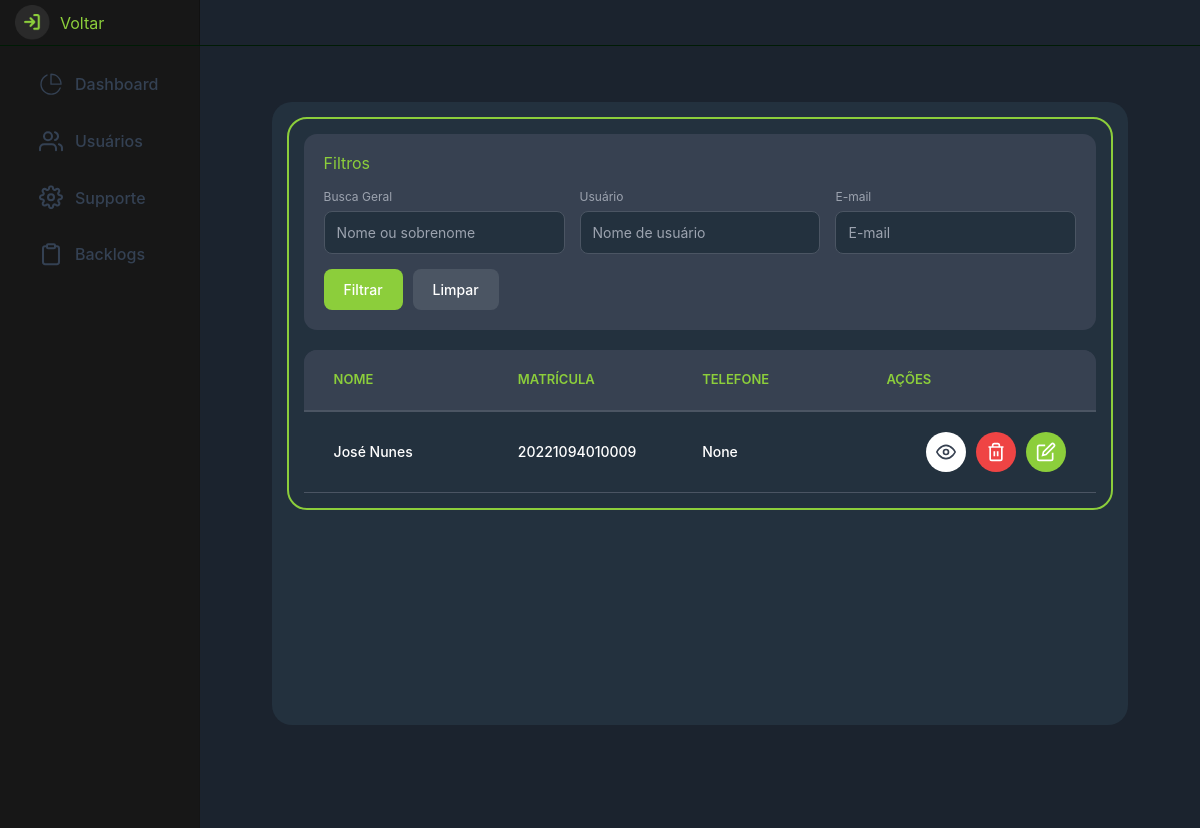
The page /dashboard/usuarios/ (signed in) on the database as committed earlier.
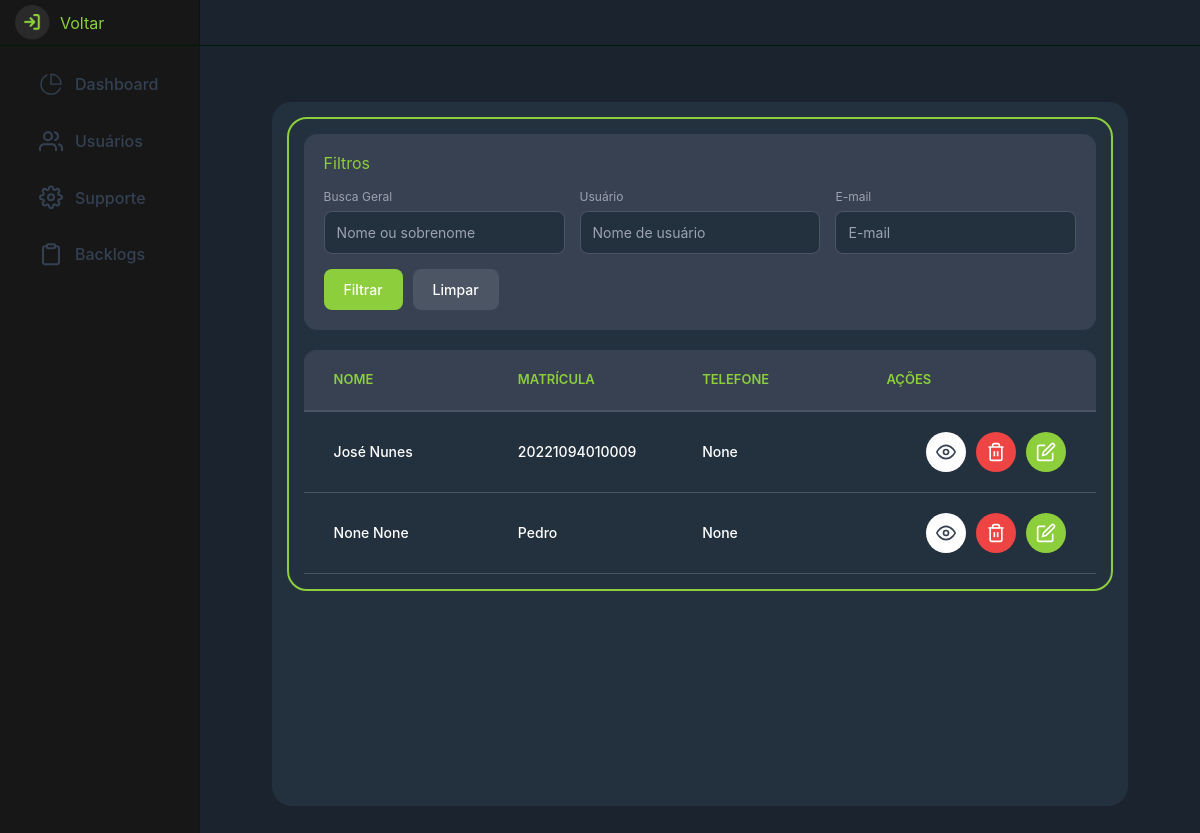
The same page on the database as committed later.
### accounts/models.py (models this page shows, shortened)
class Usuarios(AbstractUser):
    username = models.CharField(
        max_length=150, verbose_name="Usuário", null=True, blank=True
    )
    email = models.EmailField(
        verbose_name="E-mail", max_length=255, null=True, blank=True
    )
    numero = models.CharField(
        verbose_name="Numero", max_length=20, null=True, blank=True
    )
    first_name = models.CharField(
        verbose_name="Nome", max_length=255, null=True, blank=True
    )
    last_name = models.CharField(
        verbose_name="Sobrenome", max_length=255, null=True, blank=True
    )
    USERNAME_FIELD = "username"
    REQUIRED_FIELDS = ["email"]

### Dashboard/views.py (the view)
# urls.py: path("usuarios/", views.UsuariosListView.as_view(), name="listar-usuarios"),
class UsuariosListView(LoginRequiredMixin, ListView):
    model = Usuarios
    template_name = "dashboard/usuarios/usuarios_list.html"
    context_object_name = "usuarios"
    paginate_by = 10
    def get_queryset(self):
        queryset = super().get_queryset()
        termo_busca = self.request.GET.get('q')
        filtro_username = self.request.GET.get('username')
        filtro_email = self.request.GET.get('email')
        if termo_busca:
            queryset = queryset.filter(
                Q(first_name__icontains = termo_busca) | Q(last_name__icontains = termo_busca)
            )
        if filtro_username:
            queryset = queryset.filter(username__icontains=filtro_username)
        if filtro_email:
            queryset = queryset.filter(email__icontains=filtro_email)
        return queryset.order_by('username')
    def get_context_data(self, **kwargs):
        context = super().get_context_data(**kwargs)
        context['termo_busca'] = self.request.GET.get('q', '')
        context['filtro_username'] = self.request.GET.get('username', '')
        context['filtro_email'] = self.request.GET.get('email', '')
        return context

### Dashboard/templates/dashboard/usuarios/usuarios_list.html (shortened to what the changed rows need)
{% extends 'nav.html' %}
{% block center %}
<div class="container_main" style="
    display: flex;
    flex-direction: column;
    align-items: flex-start;
    width: 100%;
    min-height: 100vh;
    padding: 40px 5%;
">
    <div style="
        width: 100%;
        background-color: #23313e;
        border-radius: 20px;
        padding: 15px;
    ">
        <div style="
            width: 100%;
            background-color: transparent;
            border: 2px solid #8CCE3B;
            border-radius: 20px;
            padding: 15px;
            position: relative;
        ">
            <div style="
                margin-top: 20px;
                width: 100%;
                background-color: #374151;
                border-radius: 13px 13px 0 0;
                overflow: hidden;
            ">
                {% if usuarios %}
                    {% for i in usuarios %}
                    <div style="
                        display: flex;
                        background-color: #23313e;
                        padding: 20px 30px;
                        align-items: center;
                        border-bottom: 1px solid #4b5563;
                    ">
                        <div style="flex: 1; color: white; font-size: 14px; font-weight: 500;">{{ i.first_name }} {{ i.last_name }}</div>
                        <div style="flex: 1; color: white; font-size: 14px; font-weight: 500;">{{ i.username }}</div>
                        <div style="flex: 1; color: white; font-size: 14px; font-weight: 500;">{{ i.numero }}</div>
                        <div style="width: 180px; display: flex; justify-content: flex-end; gap: 10px;">
                            <a href="{% url 'usuarios_detail' i.pk %}" style="
                                background-color: white;
                                width: 40px;
                                height: 40px;
                                border: none;
                                border-radius: 50%;
                                display: flex;
                                align-items: center;
                                justify-content: center;
                                cursor: pointer;
                                text-decoration: none;
                            ">
                                <svg width="20" height="20" viewBox="0 0 24 24" fill="none" stroke="#374151" stroke-width="2">
                                    <path d="M1 12s4-8 11-8 11 8 11 8-4 8-11 8-11-8-11-8z"></path>
                                    <circle cx="12" cy="12" r="3"></circle>
                                </svg>
                            </a>
                            <a href="{% url 'usuarios_delete' i.pk %}" style="
                                background-color: #ef4444;
                                width: 40px;
                                height: 40px;
                                border: none;
                                border-radius: 50%;
                                display: flex;
                                align-items: center;
                                justify-content: center;
                                cursor: pointer;
                                text-decoration: none;
                            ">
                            </a>
                            <a href="{% url 'usuarios_update' i.pk %}" style="
                                background-color: #8CCE3B;
                                width: 40px;
                                height: 40px;
                                border: none;
                                border-radius: 50%;
                                display: flex;
                                align-items: center;
                                justify-content: center;
                                cursor: pointer;
                                text-decoration: none;
                            ">
                                <svg width="20" height="20" viewBox="0 0 24 24" fill="none" stroke="white" stroke-width="2">
                                    <path d="M11 4H4a2 2 0 0 0-2 2v14a2 2 0 0 0 2 2h14a2 2 0 0 0 2-2v-7"></path>
                                    <path d="M18.5 2.5a2.121 2.121 0 0 1 3 3L12 15l-4 1 1-4 9.5-9.5z"></path>
                                </svg>
                            </a>
                        </div>
                    </div>
                    {% endfor %}
                {% endif %}
            </div>
        </div>
    </div>
</div>
{% endblock %}

Rows that differ between the two databases and show on the page:
added Usuarios: first_name "None", last_name "None", username "Pedro", numero "None"
